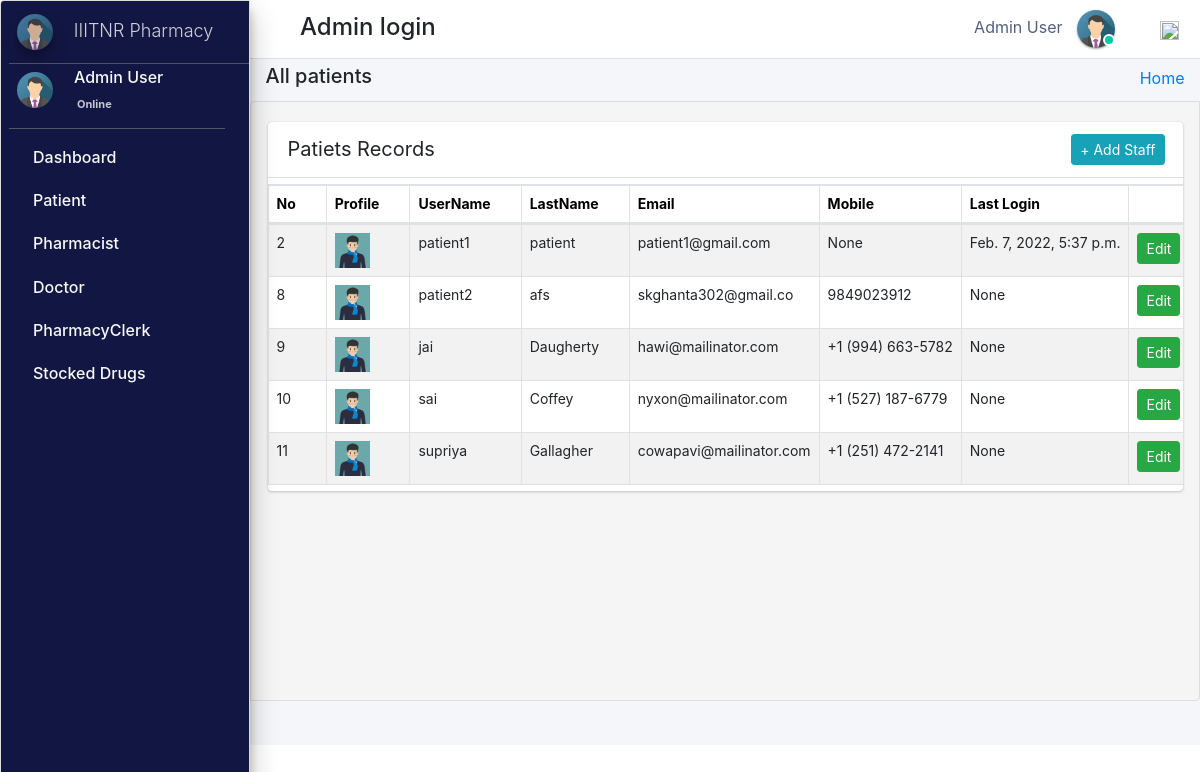
/admin_user/all_patients/ (signed in), run on the app's committed database.
### pharmacy/models.py (models this page shows, shortened)
class CustomUser(AbstractUser):
    user_type_data = ((1, "AdminHOD"), (2, "Pharmacist"), (3, "Doctor"), (4, "PharmacyClerk"),(5, "Patients"))
    user_type = models.CharField(default=1, choices=user_type_data, max_length=10)

class AdminHOD(models.Model):
    gender_category=(
        ('Male','Male'),
        ('Female','Female'),
    )
    admin = models.OneToOneField(CustomUser,null=True, on_delete = models.CASCADE)
    emp_no= models.CharField(max_length=100,null=True,blank=True)
    gender=models.CharField(max_length=100,null=True,choices=gender_category)
    mobile=models.CharField(max_length=10,null=True,blank=True)
    address=models.CharField(max_length=300,null=True,blank=True)
    profile_pic=models.ImageField(default="admin.png",null=True,blank=True)
    created_at = models.DateTimeField(auto_now_add=True)
    updated_at = models.DateTimeField(auto_now=True)
    date_employed=models.DateTimeField(auto_now_add=True, auto_now=False)
    objects = models.Manager()

class Patients(models.Model):
    gender_category=(
        ('Male','Male'),
        ('Female','Female'),
    )
    admin = models.OneToOneField(CustomUser,null=True, on_delete = models.CASCADE)
    reg_no=models.CharField(max_length=30,null=True,blank=True,unique=True)
    gender=models.CharField(max_length=7,null=True,blank=True,choices=gender_category)
    first_name=models.CharField(max_length=20,null=True,blank=True)
    last_name=models.CharField(max_length=20,null=True,blank=True)
    dob=models.DateTimeField(auto_now_add= False, auto_now=False,null=True,blank=True)
    phone_number=models.CharField(max_length=10,null=True,blank=True)
    profile_pic=models.ImageField(default="patient.jpg",null=True,blank=True)
    age= models.IntegerField(default='0', blank=True, null=True)
    address=models.CharField(max_length=300,null=True,blank=True)
    date_admitted=models.DateTimeField(auto_now_add=True, auto_now=False)
    last_updated = models.DateTimeField(auto_now_add=False, auto_now=True)

### pharmacy/HODViews.py (the view, shortened to what this page needs)
# urls.py: path('admin_user/all_patients/',HODViews.allPatients,name='all_patients'),
def allPatients(request):
    form=PatientSearchForm1(request.POST or None)
    patients=Patients.objects.all()
    context={
        "patients":patients,
        "form":form,
        "title":"Admitted Patients"
    }
    return render(request,'hod_templates/admited_patients.html',context)

### pharmacy/LoginCheckMiddleWare.py (called while the page is built, shortened)
    def process_view(self, request, view_func, view_args, view_kwargs):
        modulename = view_func.__module__
        user = request.user
        if user.is_authenticated:
            if user.user_type == "1":
                if modulename == "pharmacy.HODViews":
                    pass
                elif modulename == "":
                    pass
                elif modulename == "pharmacy.views" or modulename == "django.views.static":
                    pass
                else:
                    pass
            else:
                return redirect("login")
        else:
            if request.path == reverse("login"):
                pass
            else:
                return redirect("login")

### pharmacy/templates/hod_templates/admited_patients.html (shortened to what this page needs)
{% extends 'hod_templates/base_template.html'%}
{% load static %}
{% block page_title %}
<h5>All patients</h5>
{% endblock page_title %}
{% block main_content %}
<section class="content">
    <div class="row">
        <div class="col-md-12 px-3">
            <div class="card card-primar sc">
                <div class="card-header">
                    <span>Patiets Records</span>
                   <div class="card-tools d-flex">
                <a class="btn btn-sm btn-info mr-2" href="{% url 'patient_form' %}" role="button">+ Add Staff</a>
            </div>
                </div>
                <table  class="table table-bordered table-hover dataTable" id="plist">
                    <thead>
                            <tr>
                                    <th>No</th>
                                    <th>Profile</th>
                                    <th>UserName</th>
                                    <th>LastName</th>
                                    <th>Email</th>
                                    <th>Mobile</th>
                                     <th>Last Login</th>
                                     <th class="text-center">Action</th>
                            </tr>
                    </thead>
                    <tbody>
                            {% for patient in patients %}
                            <tr class="hov"> <td>{{patient.admin.id}}</td>
                                <td> <img src="{{patient.profile_pic.url}}" class="" width="35" height="35" alt=""></td>
                                <td>{{patient.admin}}</td>
                                <td>{{patient.admin.last_name}}</td>
                                <td>{{patient.admin.email}}</td>
                                <td>{{patient.phone_number}}</td>
                                <td>{{patient.admin.last_login}}</td>
                                <td><a href="{% url 'edit_patient' patient.admin.id %}" class="btn btn-sm btn-success">Edit</a>
                                    <a href="{% url 'patient_record' patient.id %}" class="btn btn-sm btn-warning">View</a></td>
                            </tr>
                            {% endfor %}
                    </tbody>
                </table>
            </div>
        </div>
    </div>
</section>
{% endblock %}

### pharmacy/templates/hod_templates/base_template.html (shortened to what this page needs)
{% extends 'base_file.html' %} {% block htm %}
<body class="hold-transition sidebar-mini layout-fixed">
    <div class="wrapper">
        <nav class="main-header navbar navbar-expand navbar-white navbar-light">
            <ul class="navbar-nav">
                <li class="nav-item">
                    <a class="nav-link" data-widget="pushmenu" href="#" role="button"></a>
                </li>
            </ul>
            <h4 style="margin-left: 10px; margin-top: 5px;">Admin login </h4>
            <ul class="navbar-nav ml-auto">
                <li class="mx-3">
                    <a href="#" class="sm-submenu-with-image a">
                        <span>{{user.first_name}}  {{user.last_name}}</span>
                        <img src="{{request.user.adminhod.profile_pic.url}}" class="img-circle elevation-1" width="38" height="38" alt="">
                        <span class="avatar-status avatar-sm-status avatar-status-success"></span>
                    </a>
                </li>
                <li class="nav-item dropdown ml-3 low">
                    <a href="#" class="btn btn-outlined btn-black text-muted bg-transparent " data-toggle="dropdown" aria-expanded="false" data-wow-delay="0.7s"><img src="https://img.icons8.com/ios/50/000000/settings.png" width="19" height="19">
                    </a>
                </li>
            </ul>
        </nav>
        {% include 'hod_templates/sidebar.html'%}
        <div class="content-wrapper">
            <div class="content-header">
                <div class="container-fluid">
                    <div class="row ">
                        <div class="col-sm-6">
                            <h1 class="m-0 text-dark">
                                {% block page_title %} {% endblock page_title %}
                            </h1>
                        </div>
                        <div class="col-sm-6 ">
                            <ol class="breadcrumb float-sm-right">
                                <li class="breadcrumb-item"><a href="">Home</a></li>
                            </ol>
                        </div>
                    </div>
                </div>
            </div>
            {% block main_content %} {% endblock main_content %}
        </div>
    </div>
    {% endblock htm %}

### pharm/pharmacy/templates/base_file.html (shortened to what this page needs)
{% load static %}
<!DOCTYPE html>
<html lang="en">
<head>
    <link rel="stylesheet" href="{% static 'css/bootstrap.min.css'%}">
    <link rel="stylesheet" href="{% static 'css/main.css'%}">
    <link rel="stylesheet" href="{% static 'css/profile.css'%}">
    <link rel="stylesheet" href="{% static " fontawesome-free/css/all.min.css " %}">
    <link rel="stylesheet" href="https://code.ionicframework.com/ionicons/2.0.1/css/ionicons.min.css">
    <link rel="stylesheet" href="{% static 'dist/css/adminlte.css'  %}">
    <link rel="stylesheet" href="{% static 'pace-progress/themes/black/pace-theme-flat-top.css' %}">
    <link rel="stylesheet" href="{% static 'datatables-bs4/css/dataTables.bootstrap4.min.css'%}">
    <link rel="stylesheet" href="{% static 'datatables-responsive/css/responsive.bootstrap4.min.css'%}">
    <link rel="stylesheet" href="{% static 'datatables-buttons/css/buttons.bootstrap4.min.css'%}">
    <link rel="stylesheet" href="{% static 'css/select2.css' %}">
    <link href="{% static 'jquery-ui2/jquery-ui.min.css' %}" rel="stylesheet">
    <link href="{% static 'jquery-ui2/jquery-ui.structure.min.css' %}" rel="stylesheet">
    <link href="{% static 'jquery-ui2/jquery-ui.theme.min.css' %}" rel="stylesheet">
</head>
{% block htm %} {% endblock htm%}
</body>
</html>

### pharmacy/templates/hod_templates/sidebar.html (shortened to what this page needs)
<aside class="main-sidebar sidebar-dark-primary elevation-4">
    <a href="" class="brand-link ml-2">
        <img src="{{request.user.adminhod.profile_pic.url}}" alt="" width="36" height="36" class=" img-circle elevation-3" style="opacity: .8">
        <span class="brand-text font-weight-light mt-1 ml-3 mmust">IIITNR Pharmacy</span>
    </a>
    <div class="sidebar">
        <div class="user-panel mr-3">
            <div class="pull-left image sm-submenu-with-image a ml-2 ">
                <img src="{{request.user.adminhod.profile_pic.url}}" class="img-circle mt-2" width="36" height="36" alt="User Image">
            </div>
            <div class="pull-left info">
                <p>{{user.first_name}} {{user.last_name}}</p>
                <a href="#"> Online</a>
            </div>
        </div>
        <nav class="mt-2">
            <ul class="nav nav-pills nav-sidebar flex-column" data-widget="treeview" role="menu" data-accordion="false">
                <li class="nav-item">
                    <a href="{% url  'admin_dashboard' %}" class="nav-link">
                        <p>
                            Dashboard
                        </p>
                    </a>
                </li>
                <li class="nav-item">
                    <a href="#" class="nav-link">
                        <p>
                            Patient
                        </p>
                    </a>
                </li>
                <li class="nav-item">
                    <a href="#" class="nav-link">
                        <p>
                            Pharmacist
                        </p>
                    </a>
                </li>
                <li class="nav-item">
                    <a href="#" class="nav-link">
                        <p>
                            Doctor
                        </p>
                    </a>
                </li>
                <li class="nav-item">
                    <a href="#" class="nav-link">
                        <p>
                            PharmacyClerk
                        </p>
                    </a>
                </li>
                <li class="nav-item">
                    <a href="#" class="nav-link">
                        <p>
                            Stocked Drugs
                        </p>
                    </a>
                </li>
            </ul>
        </nav>
    </div>
</aside>

### static/css/main.css (style rules this page uses)
html { font-family: sans-serif; line-height: 1.15; -webkit-text-size-adjust: 100%; -webkit-tap-highlight-color: transparent; }
body { overflow-y: hidden; overflow-x: hidden; font-family: -apple-system, BlinkMacSystemFont, "Segoe UI", Roboto, "Helvetica Neue", Arial, "Noto Sans", sans-serif, "Apple Color Emoji", "Segoe UI Emoji", "Segoe UI Symbol", "Noto Color Emoji" !important; }
th { color: rgb(0, 0, 0); font-size: 14px !important; }
.content { background-color: #f5f5f5; border: 1px solid #dddddd; border-radius: 4px 0px 4px 0px; left: -1px; padding: 10px 7px 5px; }
.main-sidebar { background: #ffffff; border: 1px solid #dddddd; border-radius: 4px 0px 4px 0px; font-weight: bold; }
.content { height: 75vh; overflow-y: scroll; overflow-x: hidden; }
.sc { white-space: nowrap; display: block; overflow-x: hidden !important; }
.content .row { margin-top: 20px !important; }
.main-sidebar { background-color: #121642 !important; color: white !important; }
.main-sidebar p { color: #f8f8f8 !important; font-weight: 500 !important }
td { font-size: 14px !important; }
.hov { transition: transform .5s; }
.avatar-status { position: absolute; bottom: 12px; right: 75.4px; display: -ms-inline-flexbox; display: inline-flex; -ms-flex-negative: 0; flex-shrink: 0; -ms-flex-pack: center; justify-content: center; -ms-flex-align: center; align-items: center; white-space: nowrap; text-align: center; vertical-align: baseline; font-weight: 600; border: .125rem solid #fff; width: 12px; height: 12px; line-height: 1; font-size: .71094rem; border-radius: 50%; }
.avatar-status-success { color: #fff; background-color: #00c9a7; }
.card-header span { font-size: 20px !important; }
.table>tbody>tr>td, .table>tbody>tr>th, .table>tfoot>tr>td, .table>tfoot>tr>th, .table>thead>tr>td, .table>thead>tr>th { padding: 8px; line-height: 1.42857143; vertical-align: top; }
.pull-left { float: left; }
.pull-left { float: left!important; }
.user-panel>.info { padding: 5px 5px 5px 15px; line-height: 1; position: absolute; left: 55px; }
.user-panel>.info>p { font-weight: 600; margin-bottom: 9px; }
p { margin: 0 0 10px; }
.user-panel { padding-bottom: 20px; }
.user-panel:after { clear: both; }
.user-panel:before, .user-panel:after { content: " "; display: table; }
.user-panel>.info>a { text-decoration: none; padding-right: 5px; margin-top: 3px; font-size: 11px; overflow: hidden; white-space: nowrap; }
.mmust { overflow: hidden; white-space: nowrap; font-size: 18px; }
.table { background: white !important; }
.container-fluid { width: 100%; padding-right: 15px; padding-left: 15px; margin-right: auto; margin-left: auto; }
.row { display: flex; flex-wrap: wrap; margin-right: -15px; margin-left: -15px; }
.d-flex { display: flex !important; z-index: 44; }
.d-flex { display: flex !important; }
.table tbody tr:nth-of-type(odd) { background-color: rgba(0, 0, 0, .05) !important; }
.table tbody tr:nth-of-type(odd) { background-color: rgba(197, 197, 197, 0.05) !important; }
.img-circle { border-radius: 50%; }
.content-wrapper .content-header { padding: 5px 0.5rem !important; }

### static/css/profile.css (style rules this page uses)
li { list-style-type: none ! }
.navbar-nav span { color: #525f7f !important; margin-right: 10px !important; }
body { font-family: 'Rubik', sans-serif; height: 100% !important; }
.table tbody tr:nth-of-type(odd) { background-color: rgba(0, 0, 0, .05) !important; }

### data on the page
CustomUser: first_name "Admin", last_name "User", user.adminhod.profile_pic (picture)
Patients: admin.id "2", profile_pic (picture), admin "patient1", admin.last_name "patient", admin.email "patient1@gmail.com", phone_number "None", admin.last_login "Feb. 7, 2022, 5:37 p.m."
Patients: admin.id "8", profile_pic (picture), admin "patient2", admin.last_name "afs", admin.email "skghanta302@gmail.co", phone_number "9849023912", admin.last_login "None"
Patients: admin.id "9", profile_pic (picture), admin "jai", admin.last_name "Daugherty", admin.email "hawi@mailinator.com", phone_number "+1 (994) 663-5782", admin.last_login "None"
Patients: admin.id "10", profile_pic (picture), admin "sai", admin.last_name "Coffey", admin.email "nyxon@mailinator.com", phone_number "+1 (527) 187-6779", admin.last_login "None"
Patients: admin.id "11", profile_pic (picture), admin "supriya", admin.last_name "Gallagher", admin.email "cowapavi@mailinator.com", phone_number "+1 (251) 472-2141", admin.last_login "None"
